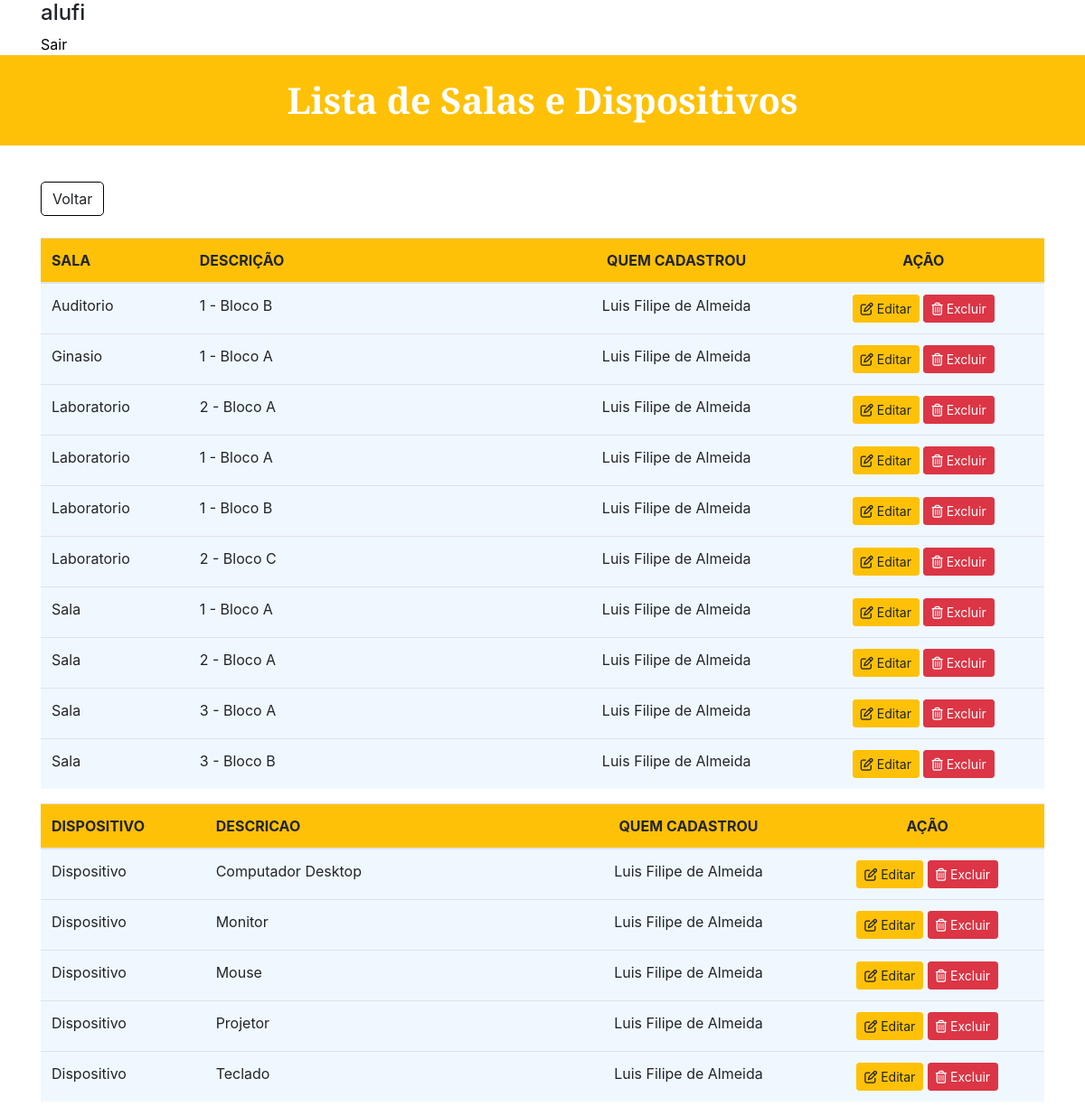
The page /Chamado/listar_sala_disp.php (signed in) on the database its author committed.
### tables this page shows
CREATE TABLE `tb_item` (
  `id_item` int(11) NOT NULL,
  `tipo_item` varchar(75) NOT NULL,
  `descricao_item` varchar(300) NOT NULL,
  `quem_cadastrou` varchar(50) NOT NULL
);

### Chamado/listar_sala_disp.php (the view, shortened to what this page needs)
<!DOCTYPE html>
<html>
<head>
	<link rel="stylesheet" href="https://stackpath.bootstrapcdn.com/bootstrap/4.4.1/css/bootstrap.min.css">
</head>
<body>
	<div class="container">
		<h4><?php echo $_SESSION['login'];?></h4>
		<a style="color: black;" id="formLogin" href="logout.php">Sair</a>
	</div>
	<h1 id="formTitulo">Lista de Salas e Dispositivos</h1>
	<div class="container" style="margin-top: 40px">
		<div style="text-align: left;">
		 		<a href="menu.php" role="button" class="btn" style="border-radius: 1px; border-color: black; border-radius: 5px;">Voltar</a>
		 	</div>
		<br>
		<table class="table">
		  <thead style="background-color: #ffc107;">
		    <tr>
		      <th scope="col">SALA</th>
		      <th scope="col" style="width: 400px;">DESCRIÇÃO</th>
		      <th scope="col"><center>QUEM CADASTROU</center></th>
		      <th scope="col"><center>AÇÃO</center></th>
		    </tr>
		  </thead>
		  <tbody>
		    	<?php
		    		include 'conexao.php';
		    		$sql = "SELECT * FROM `tb_item` WHERE tipo_item != 'dispositivo' ORDER BY tipo_item ASC";
		    		$busca = mysqli_query($conexao,$sql);
		    		while ($array = mysqli_fetch_array($busca)) {
		    			$id_sala 			=	$array['id_item'];
		    			$sala				=	$array['tipo_item'];
		   				$descricao_sala		=	$array['descricao_item'];
		   				$responsavel		=	$array['quem_cadastrou'];
		    		?>
					<tr>
		      		<td style="background-color: #F0F8FF;"><?php echo $sala 			 						?></td>
		      		<td style="background-color: #F0F8FF;" style="width: 400px;"><?php echo $descricao_sala		?></td>
		      		<td style="background-color: #F0F8FF;"><center><?php echo $responsavel			 					?></center></td>
		      		<td style="background-color: #F0F8FF;"><center>
		      			<a class="btn btn-warning btn-sm" href="editar_sala_disp.php?id_sala=<?php echo $id_sala ?>" role="button"><i class="far fa-edit"></i>&nbsp;Editar</a>
		      			<a class="btn btn-danger btn-sm" style="color:#fff" href="_deletar_sala_disp.php?id_sala=<?php echo $id_sala ?>" role="button"><i class="far fa-trash-alt"></i>&nbsp;Excluir</a>
		      		</center></td>
		      	<?php } ?>
		    </tr>
		  </tbody>
	</div>
	<div class="container">
		<table class="table">
		  <thead style="background-color: #ffc107;">
		    <tr>
		      <th scope="col">DISPOSITIVO</th>
		      <th scope="col" style="width: 400px;">DESCRICAO</th>
		      <th scope="col"><center>QUEM CADASTROU</center></th>
		      <th scope="col"><center>AÇÃO</center></th>
		    </tr>
		  </thead>
		  <tbody>
		    	<?php
		    		include 'conexao.php';
		    		$sql = "SELECT * FROM `tb_item` WHERE tipo_item = 'dispositivo' ORDER BY descricao_item ASC";
		    		$busca = mysqli_query($conexao,$sql);
		    		while ($array = mysqli_fetch_array($busca)) {
		    			$id_sala 			=	$array['id_item'];
		    			$sala				=	$array['tipo_item'];
		   				$descricao_sala		=	$array['descricao_item'];
		   				$responsavel1		=	$array['quem_cadastrou'];
		    		?>
					<tr>
		      		<td style="background-color: #F0F8FF;"><?php echo $sala 		 							?></td>
		      		<td style="background-color: #F0F8FF;" style="width: 400px;"><?php echo $descricao_sala		?></td>
		 			<td style="background-color: #F0F8FF;"><center><?php echo $responsavel1				 		 		?></center></td>
		      		<td style="background-color: #F0F8FF;"><center>
		      			<a class="btn btn-warning btn-sm" href="editar_sala_disp.php?id_sala=<?php echo $id_sala ?>" role="button"><i class="far fa-edit"></i>&nbsp;Editar</a>
		      			<a class="btn btn-danger btn-sm" style="color:#fff" href="_deletar_sala_disp.php?id_sala=<?php echo $id_sala ?>" role="button"><i class="far fa-trash-alt"></i>&nbsp;Excluir</a>
		      		</center></td>
		      	<?php } ?>
		    </tr>
		  </tbody>
	</div>
</body>
</html>

### Chamado/listar_sala_disp.php (style rules this page uses)
#formTitulo { margin-top: 0px; background-color: #ffc107; color: #ffffff; align-items: center; justify-content: center; border-radius: 0px; font-weight: bold; font-family: 'Libre Baskerville', serif; height: 100px; display: flex; }

### rows shown on the page
tb_item: tipo_item "Auditorio", descricao_item "1 - Bloco B", quem_cadastrou "Luis Filipe de Almeida"
tb_item: tipo_item "Ginasio", descricao_item "1 - Bloco A", quem_cadastrou "Luis Filipe de Almeida"
tb_item: tipo_item "Laboratorio", descricao_item "2 - Bloco A", quem_cadastrou "Luis Filipe de Almeida"
tb_item: tipo_item "Laboratorio", descricao_item "1 - Bloco A", quem_cadastrou "Luis Filipe de Almeida"
tb_item: tipo_item "Laboratorio", descricao_item "1 - Bloco B", quem_cadastrou "Luis Filipe de Almeida"
tb_item: tipo_item "Laboratorio", descricao_item "2 - Bloco C", quem_cadastrou "Luis Filipe de Almeida"
tb_item: tipo_item "Sala", descricao_item "1 - Bloco A", quem_cadastrou "Luis Filipe de Almeida"
tb_item: tipo_item "Sala", descricao_item "2 - Bloco A", quem_cadastrou "Luis Filipe de Almeida"
tb_item: tipo_item "Sala", descricao_item "3 - Bloco A", quem_cadastrou "Luis Filipe de Almeida"
tb_item: tipo_item "Sala", descricao_item "3 - Bloco B", quem_cadastrou "Luis Filipe de Almeida"
tb_item: tipo_item "Dispositivo", descricao_item "Computador Desktop", quem_cadastrou "Luis Filipe de Almeida"
tb_item: tipo_item "Dispositivo", descricao_item "Monitor", quem_cadastrou "Luis Filipe de Almeida"
tb_item: tipo_item "Dispositivo", descricao_item "Mouse", quem_cadastrou "Luis Filipe de Almeida"
tb_item: tipo_item "Dispositivo", descricao_item "Projetor", quem_cadastrou "Luis Filipe de Almeida"
tb_item: tipo_item "Dispositivo", descricao_item "Teclado", quem_cadastrou "Luis Filipe de Almeida"

### other values the page prints
$_SESSION['login'] "alufi"
